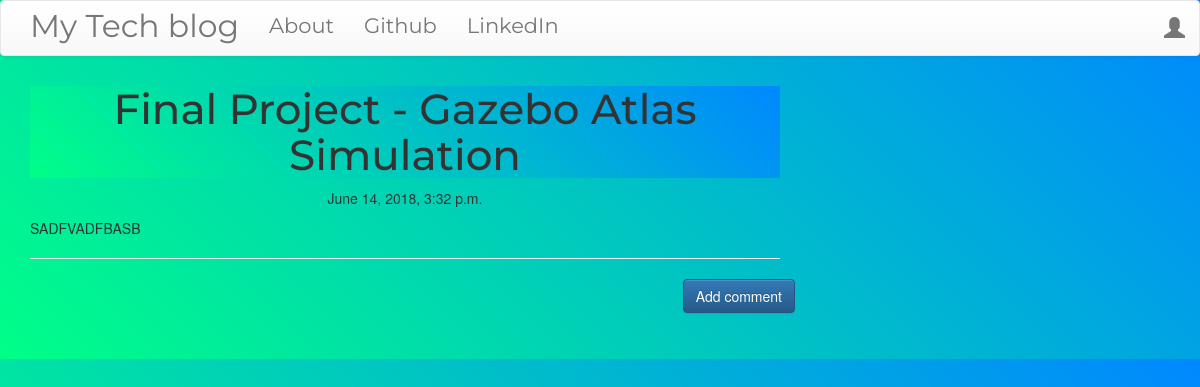
The app's page /post/4 with its own data.
### blog/models.py (models this page shows, shortened)
class Post(models.Model):
    author = models.ForeignKey('auth.User', on_delete = models.CASCADE)
    title = models.CharField(max_length=200)
    text = models.TextField()
    created_date = models.DateTimeField(default = timezone.now)
    published_date = models.DateTimeField(blank=True,null=True)

### blog/views.py (the view)
# urls.py: url(r'^post/(?P<pk>\d+)$',views.PostDetailView.as_view(),name='post_detail'),
class PostDetailView(DetailView):
    model = Post

### blog/templates/blog/post_detail.html (shortened to what this page needs)
{% extends 'blog/base.html' %}
{% block content %}
        <h1 class='posttitle loader'>{{ post.title }}</h1>
        {% if post.published_date %}
            <div class="date postdate">
                {{ post.published_date }}
            </div>
        {% else %}
            <a class="btn btn-default" href="{% url 'post_publish' pk=post.pk %}">Publish</a>
        {% endif %}
      <p class='postcontent' >{{ post.text|safe|linebreaksbr }}</p>
  <hr>
  <a class="btn btn-primary btn-comment" href="{% url 'add_comment_to_post' pk=post.pk %}">Add comment</a>
  <div class="container">
  {% for comment in post.comments.all %}
  <br>
  {% empty %}
      <p>No comments posted.</p>
  {% endfor %}
</div>
{% endblock %}

### blog/static/css/blog.css (style rules this page uses)
.postdate { text-align: center; }
.posttitle { font-family: 'Montserrat', sans-serif; font-size: 3em; text-align: center; }
.postcontent { font-family: 'Montserrat', sans-serif; font-size: 1.5em; }
.btn-comment { position:absolute; right:0px; }
.loader { filter:hue-rotate(0deg); background:linear-gradient(45deg,#0f8,#08f); color:linear-gradient(60deg,#0f8,#08f); animation:hue 10000ms infinite linear; }

### records on screen
Post: title "Final Project - Gazebo Atlas Simulation", published_date "June 14, 2018, 3:32 p.m.", text "SADFVADFBASB"
